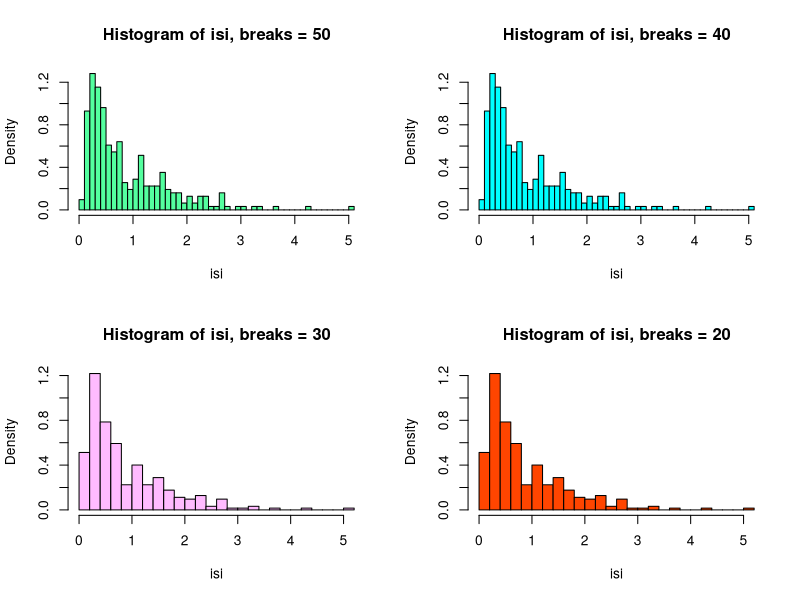
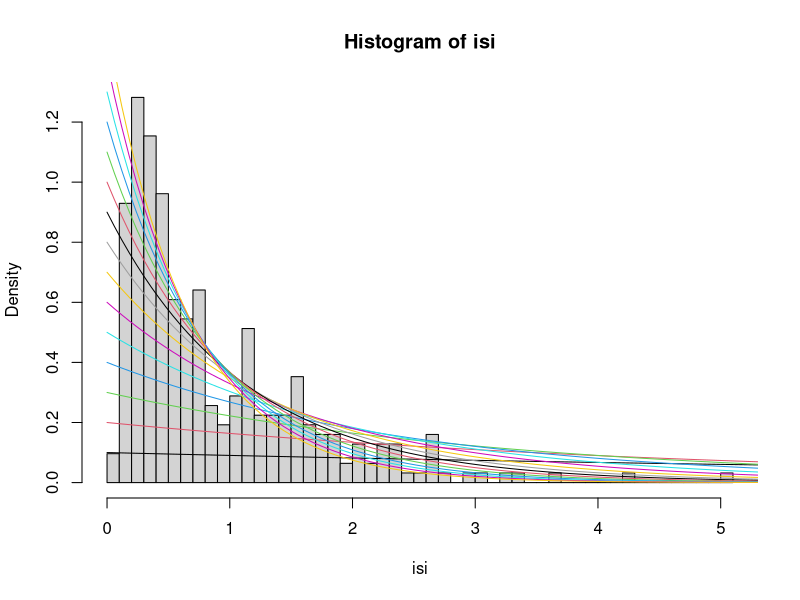
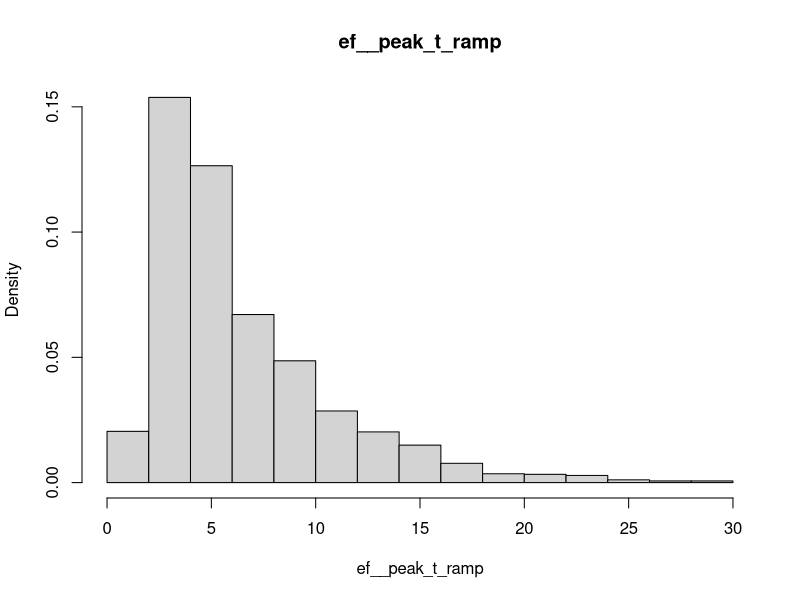
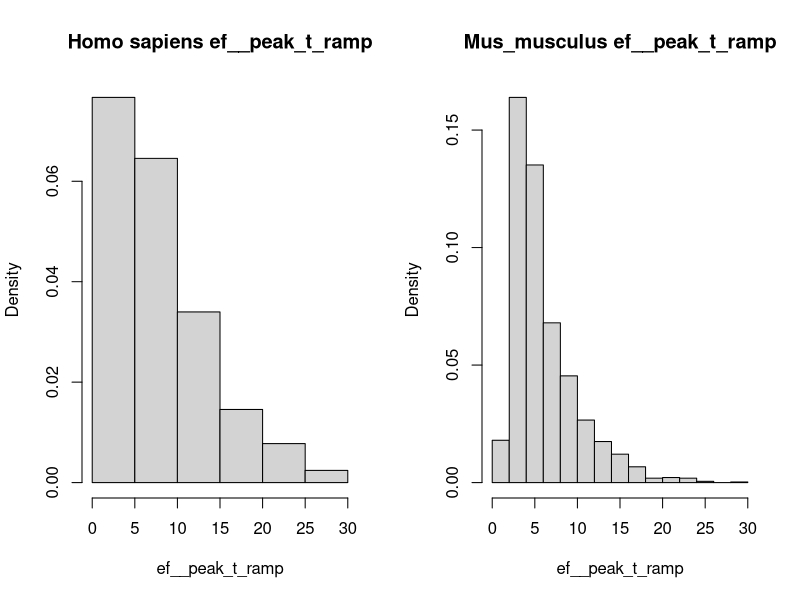
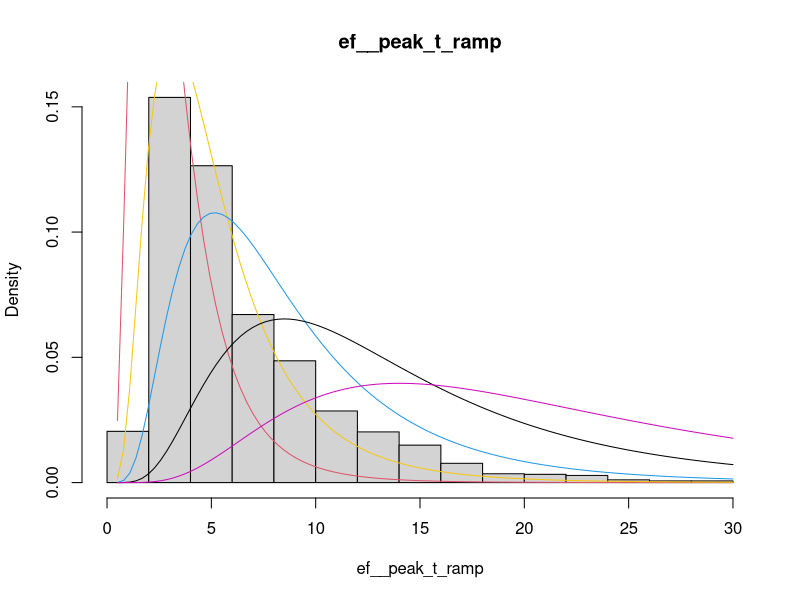
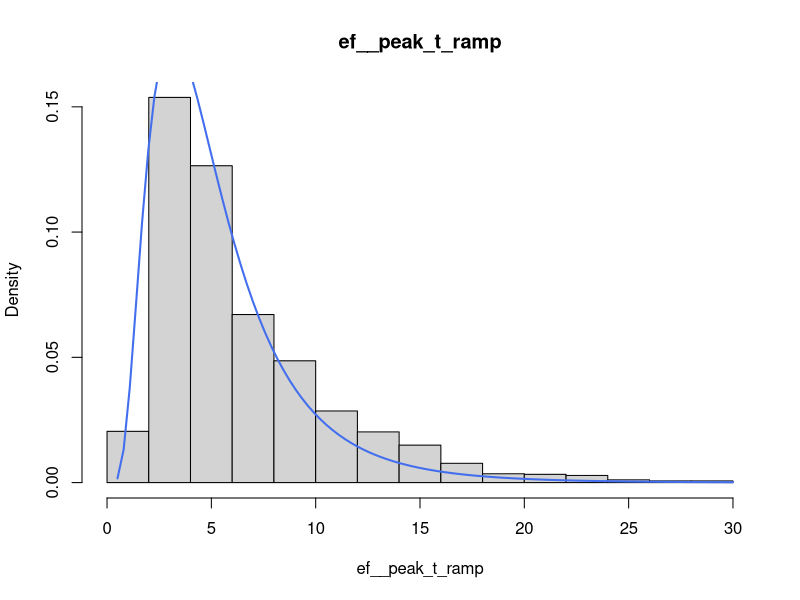

Here is the R script that generated these plots, in order:

# 2 Some simulation in R

# 2.1
genoType = function(n = 1) {
  sample(c('ii', 'iI_A', 'iI_B', 'I_AI_A', 'I_AI_B', 'I_BI_B'),
         size = n,
         prob = c(1/9, 2/9, 2/9, 1/9, 2/9, 1/9),
         replace = TRUE)
}

#2.2
offspring = function(a, b) {
  
  if(a == 'ii' & b == 'iI_A' | a == 'iI_A' & b == 'ii') {
    sample(c('ii', 'iI_A'), prob = c(.5, .5), size = 1)
  }
  
  else if(a == 'ii' & b == 'iI_B' | a =='iI_B' & b == 'ii' ) {
    sample(c('ii, iI_B'), prob = c(.5, 0.5), size = 1)
  }
  
  else if(a == 'ii' & b == 'I_AI_A' | a =='I_AI_A' & b == 'ii' ){
    sample('I_A')
  }
  
  else if(a == 'ii' & b == 'I_AI_B' | a =='I_AI_B' & b == 'ii' ){
    sample(c('iI_A', 'iI_B'), prob = c(.5, .5), size = 1)
  }
  
  else if(a == 'ii' & b == 'I_BI_B' | a =='I_BI_B' & b == 'ii' ){
    sample('iI_B')
  }
  
  else if(a == 'iI_A' & b == 'iI_B' | a =='iI_B' & b == 'iI_A' ){
    sample(c('ii', 'iI_B', 'iI_A', 'I_AI_B'), prob = c(.25, .25, .25, 25), size = 1)
  }
  
  else if(a == 'iI_A' & b == 'I_AI_A' | a =='I_AI_A' & b == 'iI_A' ){
    sample( c('iI_A', 'I_AI_A'), prob = c(.5, .5), size = 1)
  }
  
  else if(a == 'iI_A' & b == 'I_AI_B' | a =='I_AI_B' & b == 'iI_A' ){
    sample(c('iI_A', 'iI_B', 'I_AI_A', 'I_AI_B'), prob = c(.25, .25, .25, .25), size = 1)
  }
  
  else if(a == 'iI_A' & b == 'I_BI_B' | a =='I_BI_B' & b == 'iI_A' ){
    sample(c('iI_B', 'I_AI_B'), prob = c(.5, .5), size = 1)
  }
  
  else if(a == 'iI_B' & b == 'I_AI_A' | a =='I_AI_A' & b == 'iI_B' ){
    sample(c('iI_A', 'I_AI_B'), prob = c(.5, .5), prob = c(.5, .5), size = 1)
  }
  
  else if(a == 'iI_B' & b == 'I_AI_B' | a =='I_AI_B' & b == 'iI_B' ){
    sample(c('iI_A', 'iI_B', 'I_AI_B', 'I_BI_B'), prob = c(.25, .25, .25, .25), size = 1) 
  }
  
  else if(a == 'iI_B' & b == 'I_BI_B' | a =='I_BI_B' & b == 'iI_B' ){
    sample(c('iI_B', 'I_BI_B'), prob = c(.5, .5), size = 1)
  }
  
  else if(a == 'I_AI_A' & b == 'I_AI_B' | a =='I_AI_B' & b == 'I_AI_A' ){
    sample( c('I_AI_A, I_AI_B'), prob = c(.5, .5), size = 1)
  }
  
  else if(a == 'I_AI_A' & b == 'I_BI_B' | a =='I_BI_B' & b == 'I_AI_A' ){
    sample('I_AI_B')
  }
  
  else if(a == 'I_AI_B' & b == 'I_BI_B' | a =='I_BI_B' & b == 'I_AI_A' ){
    sample(c('I_AI_B', 'I_BI_B'), prob = c(.5, .5), size = 1)
  }
  
  else {
    "not a genotype"
  }
}


phenotype = function(x){
  
}




# 3: A case study of neuronal data

isidata = read.table("neuronspikes.txt", col.names = "isi")
x = isidata$isi


# 3.1

par(mfrow = c(2,2))

hist(x,
     breaks = 50,
     probability = T,
     main = "Histogram of isi, breaks = 50", xlab = "isi",
     col = "seagreen1")

hist(x,
     breaks = 40,
     probability = T,
     main = "Histogram of isi, breaks = 40", xlab = "isi",
     col = "cyan1")

hist(x,
     breaks = 30,
     probability = T,
     main = "Histogram of isi, breaks = 30", xlab = "isi",
     col = "plum1")

hist(x,
     breaks = 20,
     probability = T,
     main = "Histogram of isi, breaks = 20", xlab = "isi",
     col = "orangered")


# 3.2

par(mfrow = c(1,1))


hist(isidata$isi,
     breaks = 50,
     probability = T,
     main = "Histogram of isi", xlab = "isi")


first_plot <- TRUE
for (rate in  seq(0.1, to = 1.5, 0.1)){
  curve(dexp(x, rate = rate), add = first_plot, 
        from = 0, to = 6,
        col= 10*rate)
}


# it appears like rate = 1.5 approximates the histogram the best. 



# 3.3 

pexp(1.5, rate = 1.5) # 3.3.1

pexp(1.5, rate = 1.5) - pexp(0.5, rate = 1.5) # 3.3.2




##############################

# 4: Brain cell database

cells = read.csv("cell_types.csv", na.strings = "")


# 4.1

# na.strings = "" replaces all empty (stripped for whitespaces) strings with NA values.

# 4.2

table(cells$donor__species) # 4.2.1


table(cells$donor__species)[2] / sum(table(cells$donor__species)) # 4.2.2


# 4.3

hist(cells$ef__peak_t_ramp, probability = T, xlab = 'ef__peak_t_ramp',
     main = 'ef__peak_t_ramp') # 4.3.1


# 4.3.2
par(mfrow = c(1,2))

homo_sapiens = cells$donor__species == 'Homo Sapiens'
Mus_musculus = cells$donor__species == 'Mus musculus' 

hist(cells$ef__peak_t_ramp[homo_sapiens], probability = T, xlab = 'ef__peak_t_ramp',
     main = 'Homo sapiens ef__peak_t_ramp') 

hist(cells$ef__peak_t_ramp[Mus_musculus], probability = T, xlab = 'ef__peak_t_ramp',
     main = 'Mus_musculus ef__peak_t_ramp') 


# 4.4

par(mfrow = c(1,1))

hist(cells$ef__peak_t_ramp, probability = T, xlab = 'ef__peak_t_ramp',
       main = 'ef__peak_t_ramp') # 4.3.1
  
first_plot <- TRUE
for (meanlog in  seq(1, to = 3, 0.5)){
  curve(dlnorm(x, sdlog = 0.6, meanlog = meanlog), add = first_plot, 
        from = 0.5, to = 30,
        col= 10*meanlog)
  }


# 4.5

# It appears like meanlog = 1.5 approximates the histogram the best. 

# 4.6

hist(cells$ef__peak_t_ramp, probability = T, xlab = 'ef__peak_t_ramp',
     main = 'ef__peak_t_ramp') # 4.3.1


curve(dlnorm(x, sdlog = 0.6, meanlog = 1.5), add = T, 
      from = 0.5, to = 30,
      col= 'royalblue2',
      lwd = 2)

# 4.7


homo_sapiens = subset(cells, donor__species == 'Homo Sapiens')

table(homo_sapiens$donor__sex) # frequency of male and females of homo sapiens



